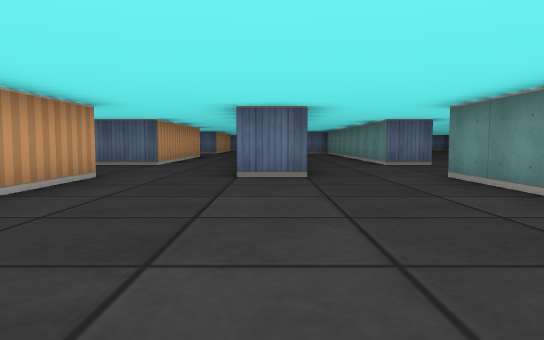
[1] (above)

24 first-person views from a walk through a cub3D ray-caster map. The camera is about half as high as the walls, tilts 4° down and sees 70° across. The floor is counted in squares. Each view is taken from the middle of a square. On the plan, view 1 faces up. The plan holds only what a view shows up to about 9 squares ahead; the rest is blank.

[2]
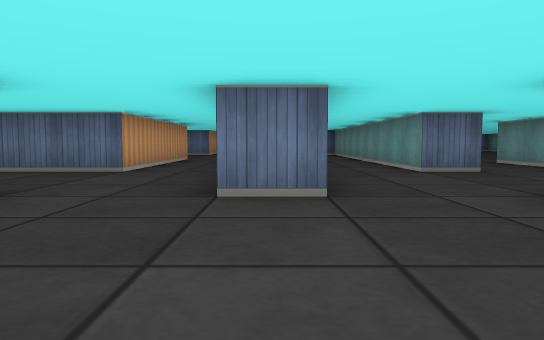

[3]
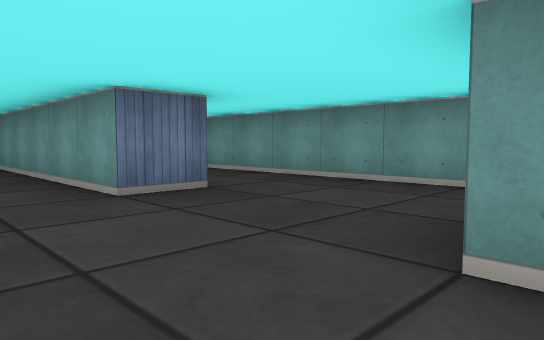

[4]
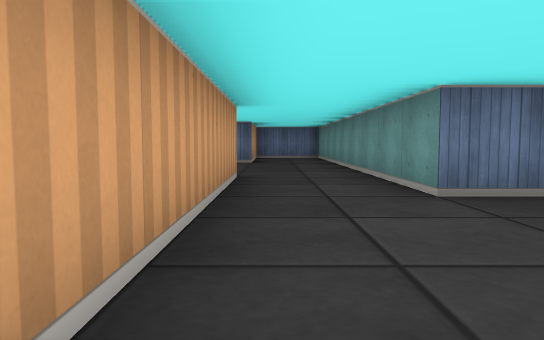

[5]
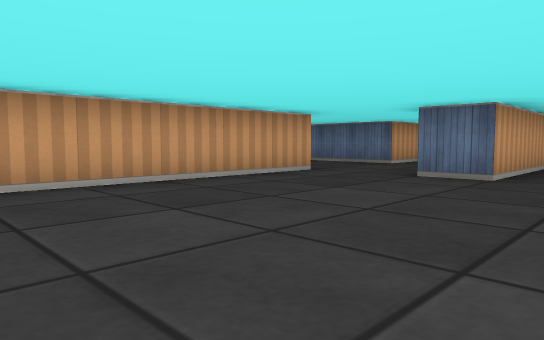

[6]
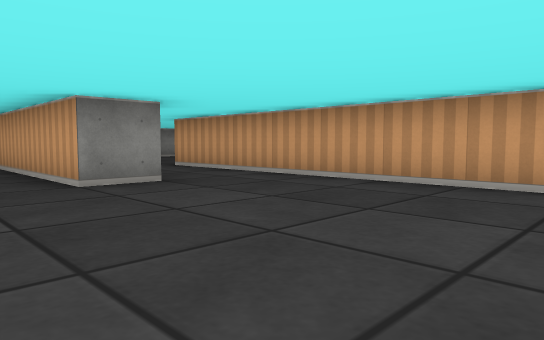

[7]
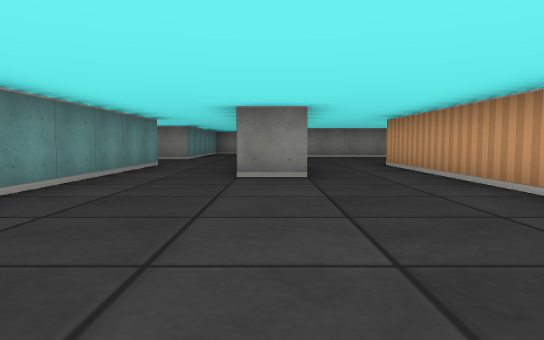

[8]
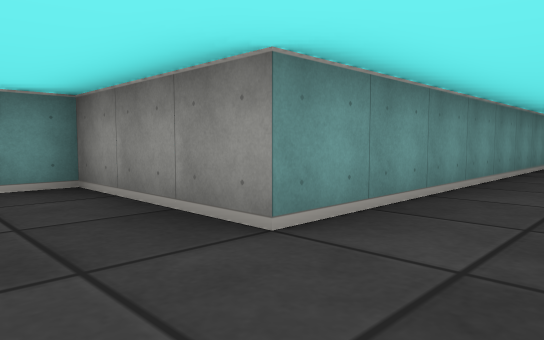

[9]
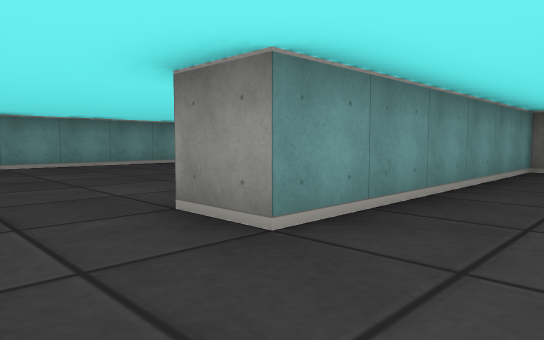

[10]
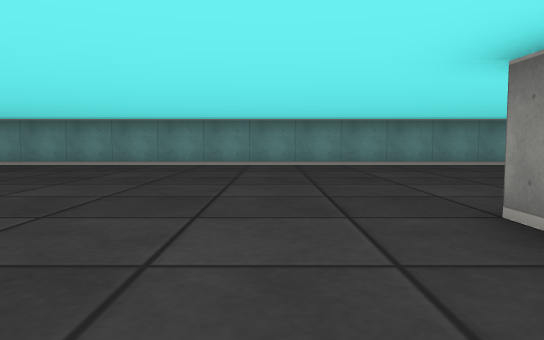

[11]
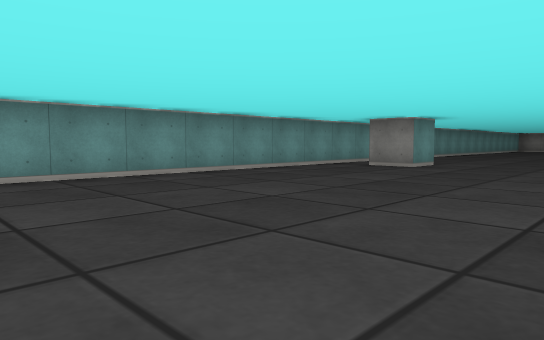

[12]
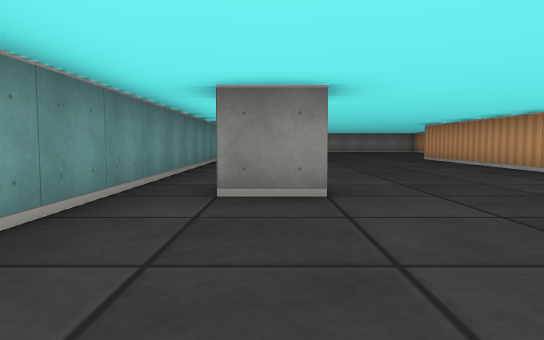

[13]
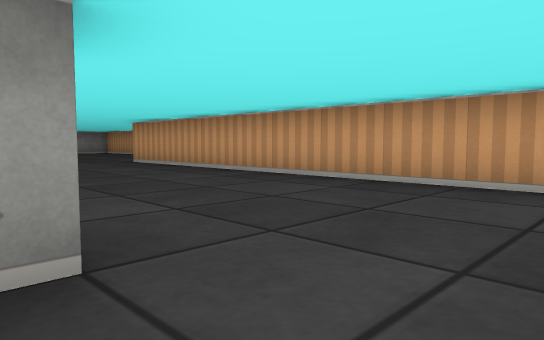

[14]
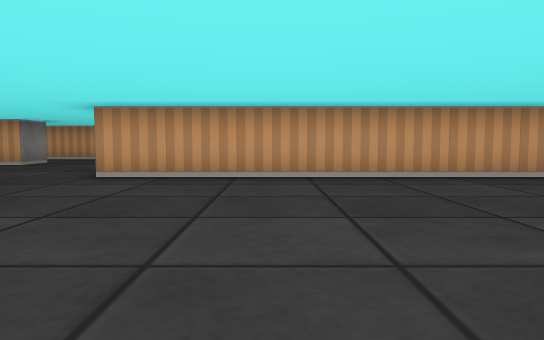

[15]
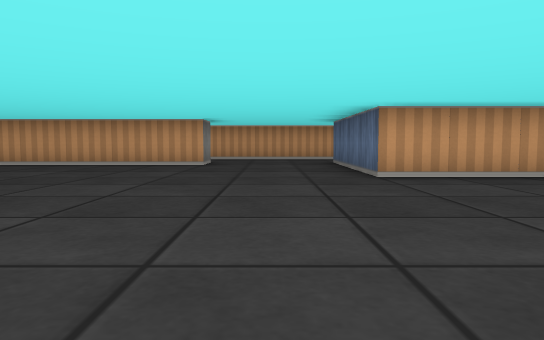

[16]
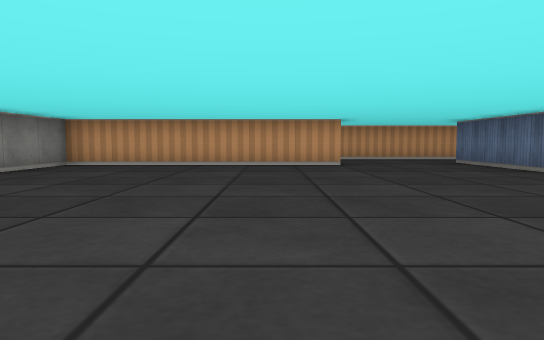

[17]
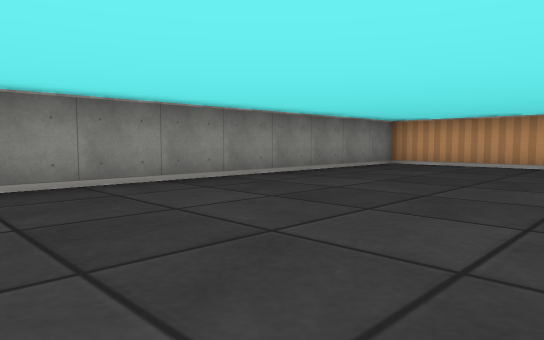

[18]
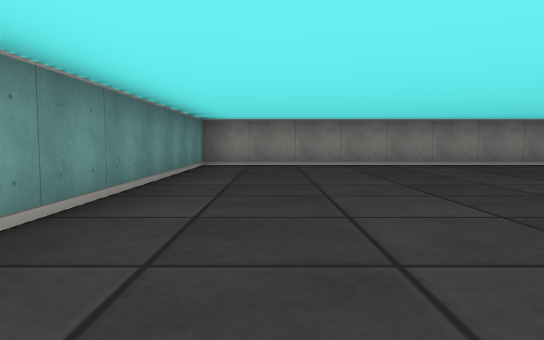

[19]
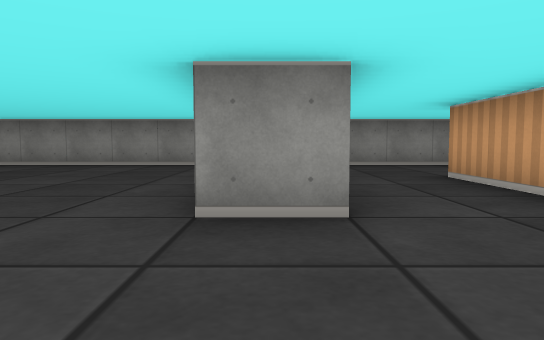

[20]
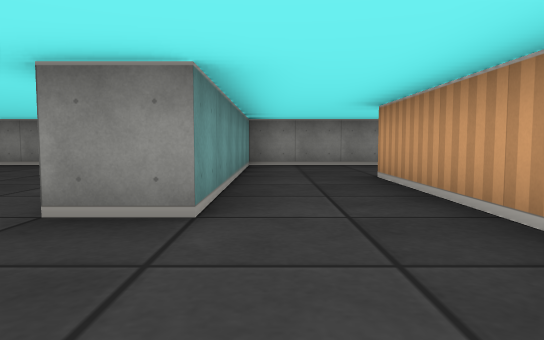

[21]
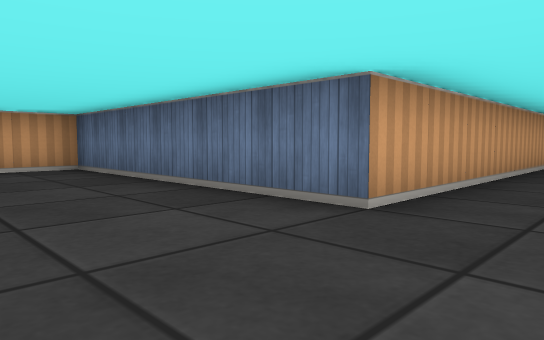

[22]
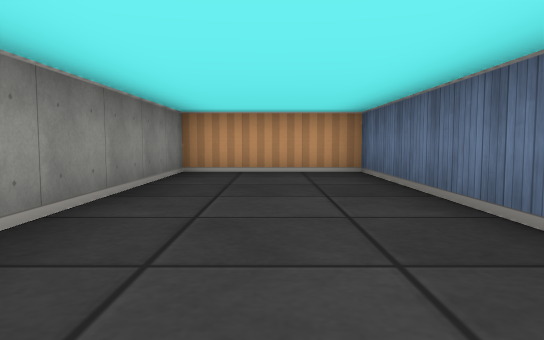

[23]
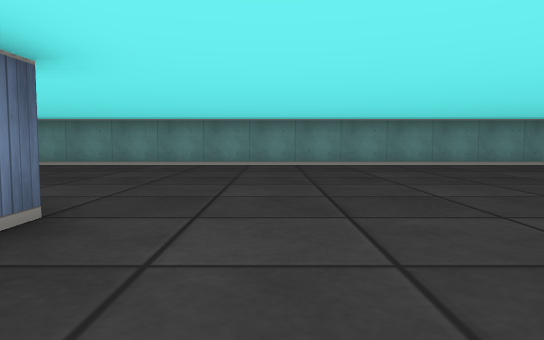

[24]
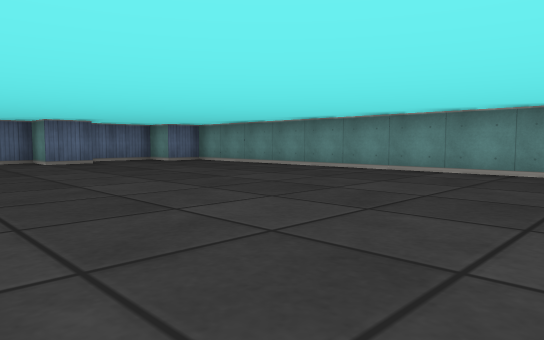

### Floor plan
Points are (right, up) in squares from view 1. A wall is a line through its corners. A room is listed if a view was taken in it or the views show most of it. See-through windows are left out.
Room 1 (views 1, 2, 3, 4, 5, 6, 7, 8)
walls: (0.5, 8.5) (0.5, 5.5) (-0.5, 5.5); (3.6, 8.5) (2.5, 8.5); (-2.5, 5.5) (-2.5, 0.5); (2.5, -0.5) (2.5, 5.5) (5.5, 5.5) (5.5, 11.5); (-0.6, -0.5) (0.5, -0.5)
ways out: opening at (1.5, 0) to room 2; opening at (4.5, 11.5) to room 2; opening at (-1.5, -0.5); opening at (-1.5, 6); opening at (1.5, 9.5)
Room 2 (views 9, 10, 11, 12, 13, 14, 15, 16, 17, 18, 19, 20, 21, 22, 23, 24)
walls: (6.5, 5.2) (6.5, -3.5) (3, -3.5); (5.5, 11.5) (6.5, 11.5); (10.5, 3.4) (10.5, 4.5) (11.5, 4.5); (0.5, -0.5) (0.5, -9.5) (-5.5, -9.5) (-5.5, -12.5) (2.5, -12.5) (2.5, -6.5) (3.5, -6.5) (3.5, -12.5) (12.5, -12.5) (12.5, 21.4); (2.5, -3.5) (2.5, -0.5); (9.4, 24.5) (8.5, 24.5) (8.5, 25.5) (7.8, 25.5)
ways out: opening at (1.5, 0) to room 1; opening at (4.5, 11.5) to room 1

Where each view was taken, in squares from view 1:
view 1: 0 up, 0 right, facing up
view 2: 2 up, 0 right, facing up
view 3: 5 up, 1 right, facing up-right
view 4: 5 up, 1 right, facing up
view 5: 0 up, 2 right, facing up-left
view 6: 4 up, 2 right, facing down-left
view 7: 5 up, 0 right, facing down
view 8: 7 up, 1 right, facing down-right
view 9: 13 up, 4 right, facing down-right
view 10: 13 up, 4 right, facing right
view 11: 12 up, 7 right, facing down-right
view 12: 8 up, 11 right, facing down
view 13: 6 up, 11 right, facing down-left
view 14: 1 down, 12 right, facing left
view 15: 5 down, 12 right, facing left
view 16: 8 down, 12 right, facing left
view 17: 8 down, 12 right, facing down-left
view 18: 4 down, 11 right, facing down
view 19: 4 down, 3 right, facing down
view 20: 4 down, 2 right, facing down
view 21: 12 down, 2 right, facing up-left
view 22: 11 down, 1 right, facing left
view 23: 5 down, 4 right, facing right
view 24: 15 up, 6 right, facing up-right
